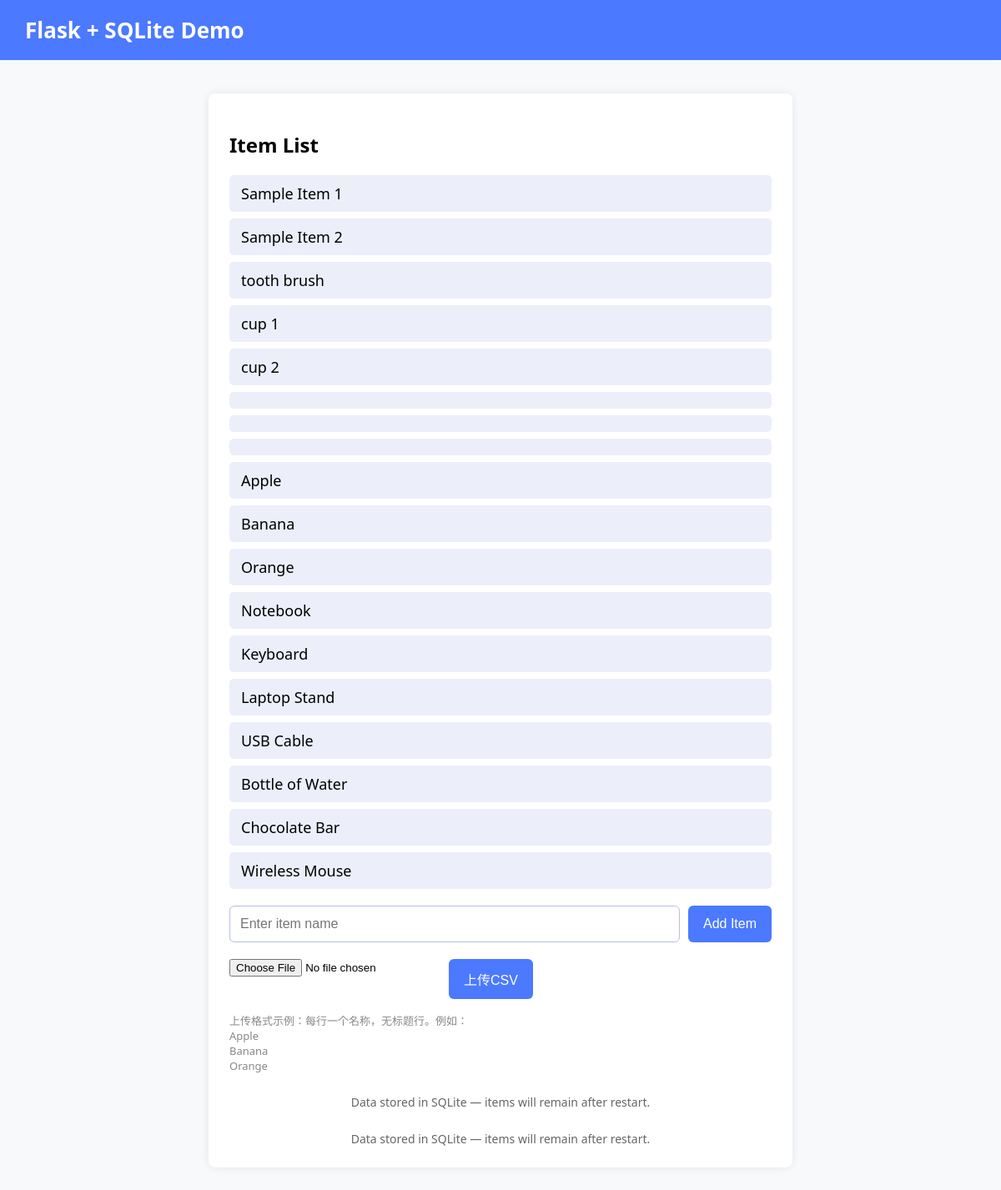
The page / on the database its author committed.
### tables this page shows
CREATE TABLE item (
    id INTEGER PRIMARY KEY AUTOINCREMENT,
    name TEXT NOT NULL
);

### app/routes.py (the view)
@bp.route('/')
def index():
    db = get_db()
    items = db.execute('SELECT id, name FROM item').fetchall()
    return render_template('index.html', items=items)

### app/db.py (called while the page is built)
def get_db():
    db = getattr(g, '_database', None)
    if db is None:
        db = g._database = sqlite3.connect(DATABASE)
        db.row_factory = sqlite3.Row
    return db

### app/templates/index.html (shortened to what this page needs)
<!doctype html>
<html>
<head>
</head>
<body>
    <header>Flask + SQLite Demo</header>
    <div class="container">
        <h2>Item List</h2>
        <ul>
            {% for item in items %}
                <li>{{ item['name'] }}</li>
            {% endfor %}
        </ul>
        <form action="/add" method="post" style="margin-bottom: 16px;">
            <input type="text" name="name" placeholder="Enter item name">
            <button type="submit">Add Item</button>
        </form>
        <form action="/upload-csv" method="post" enctype="multipart/form-data" style="margin-bottom: 16px;">
            <input type="file" name="file" accept=".csv">
            <button type="submit">上传CSV</button>
        </form>
        <div style="font-size:13px;color:#888;margin-bottom:14px;">上传格式示例：每行一个名称，无标题行。例如：<br>Apple<br>Banana<br>Orange</div>
        <div class="footer">
            Data stored in SQLite — items will remain after restart.
        </div>
        <div class="footer">
            Data stored in SQLite — items will remain after restart.
        </div>
    </div>
</body>
</html>

### app/templates/index.html (style rules this page uses)
body { font-family: "Segoe UI", Arial, sans-serif; background-color: #f7f9fb; margin: 0; padding: 0; }
header { background: #4b79ff; color: white; padding: 18px 30px; font-size: 26px; font-weight: bold; }
.container { max-width: 650px; margin: 40px auto; background: white; padding: 25px; border-radius: 8px; box-shadow: 0px 0px 12px rgba(0, 0, 0, 0.08); }
ul { list-style-type: none; padding-left: 0; }
ul li { background: #eceff9; border-radius: 5px; padding: 10px 14px; margin-bottom: 8px; font-size: 18px; }
form { margin-top: 20px; display: flex; gap: 10px; }
input[type="text"] { flex: 1; padding: 12px; font-size: 16px; border-radius: 6px; border: 1px solid #b8bee3; }
button { background: #4b79ff; border: none; color: white; padding: 12px 18px; border-radius: 6px; cursor: pointer; font-size: 16px; }
.footer { margin-top: 25px; font-size: 14px; text-align: center; color: #666; }

### rows shown on the page
item: name "Sample Item 1"
item: name "Sample Item 2"
item: name "tooth brush"
item: name "cup 1"
item: name "cup 2"
item: name "Apple"
item: name "Banana"
item: name "Orange"
item: name "Notebook"
item: name "Keyboard"
item: name "Laptop Stand"
item: name "USB Cable"
item: name "Bottle of Water"
item: name "Chocolate Bar"
item: name "Wireless Mouse"
